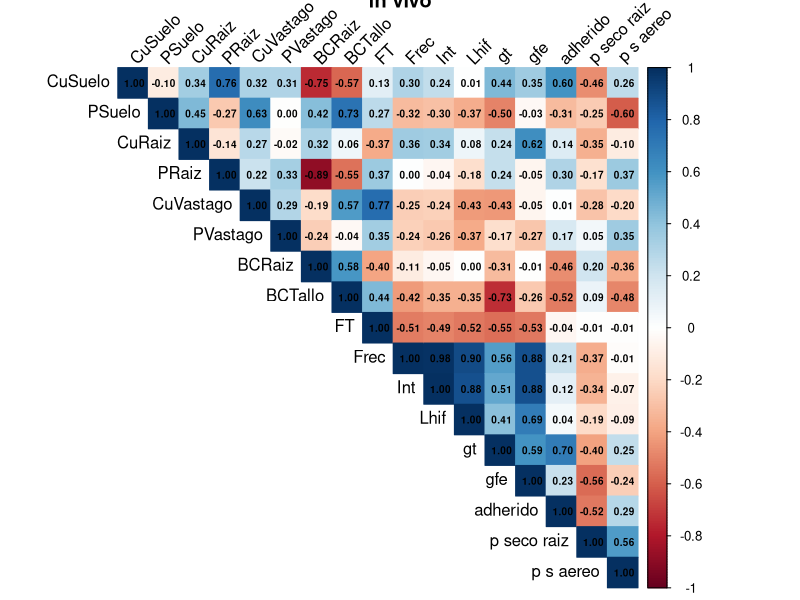
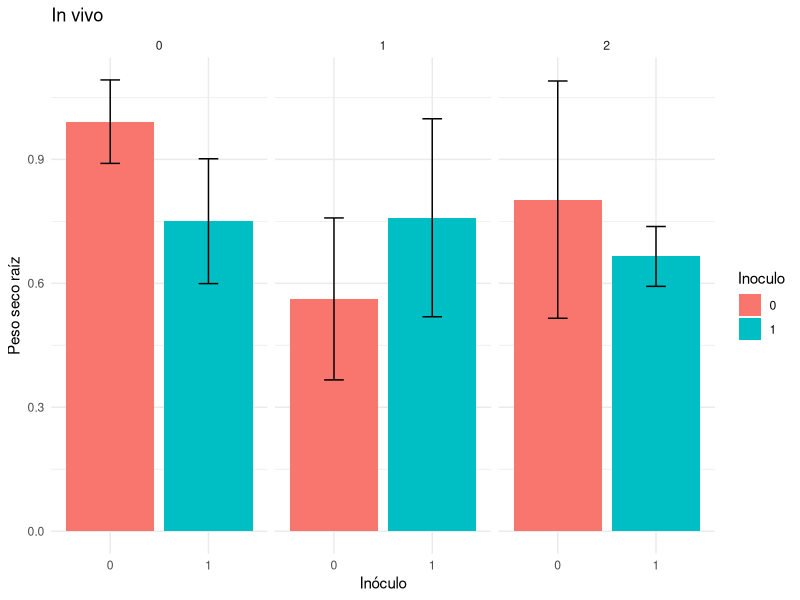
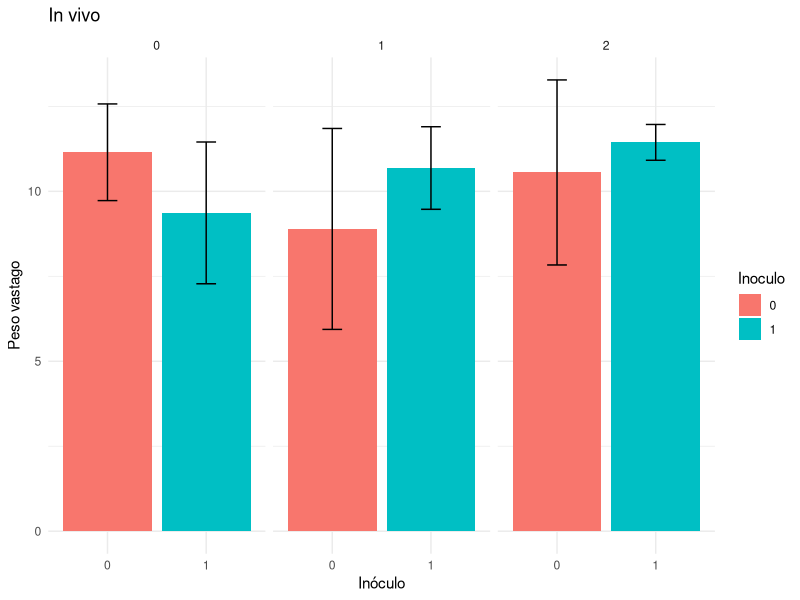
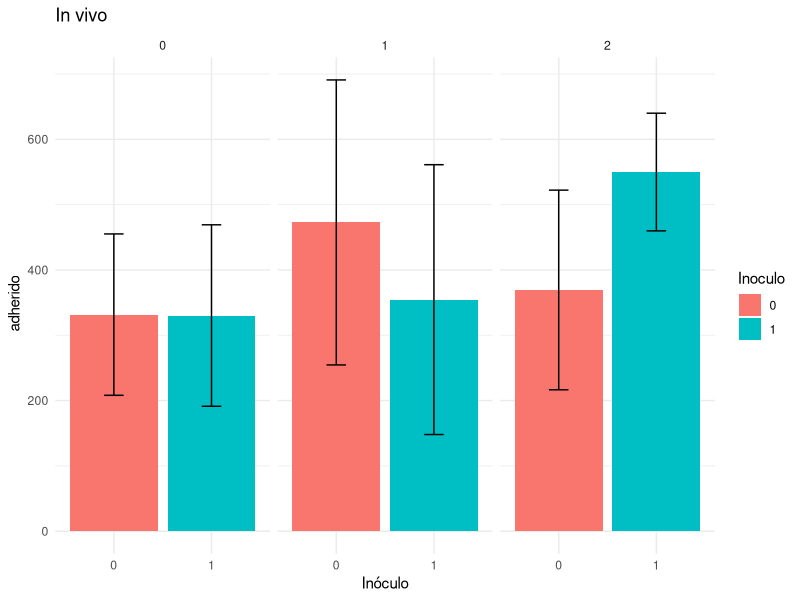
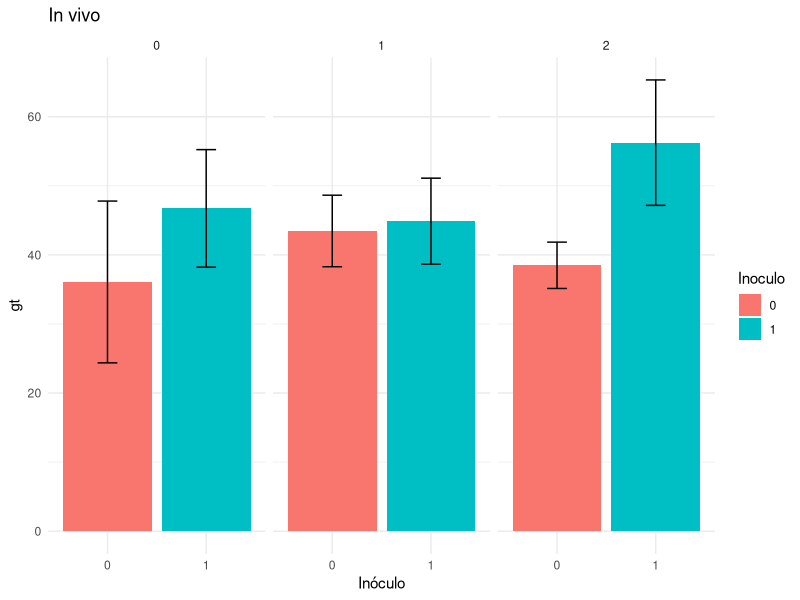
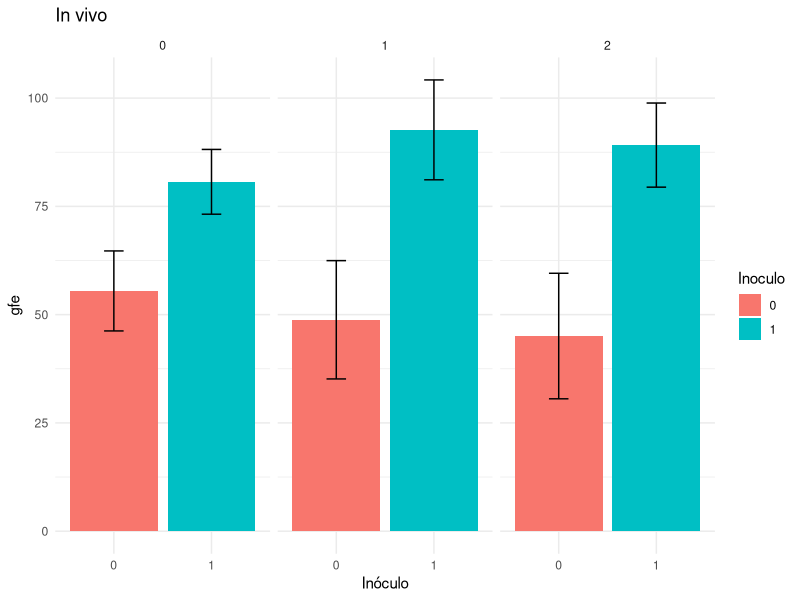
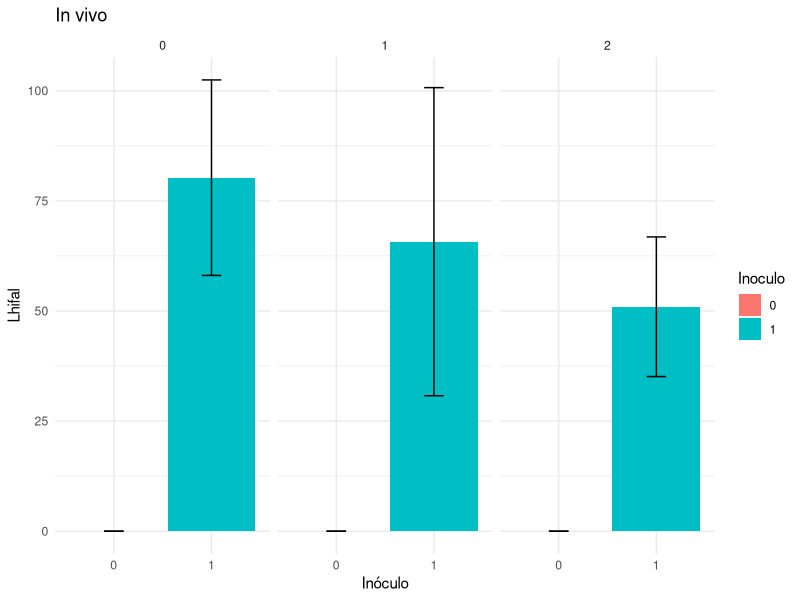
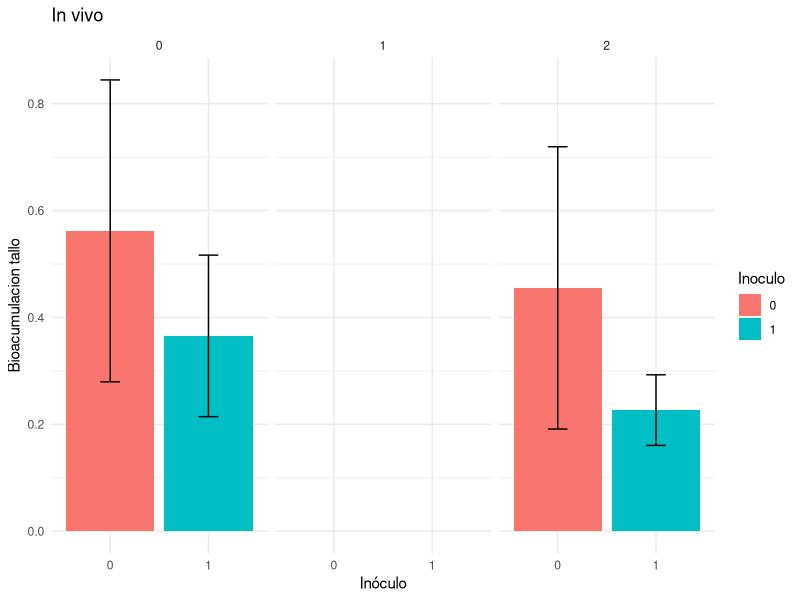

Write R code to recreate these figures, in order. (Note: this script raises an error after producing the figures.)
library(readxl)
library(dplyr)
library(corrplot)
library(ggplot2)

setwd("~/cobre/Cobre")
Datos <- read_excel("BD Cobre.xlsx",col_names = TRUE)
summary (Datos)

#Paso variables a numeric
Datos <- Datos %>%
  mutate(across(-c(id, Medio, Inoculo), as.numeric))

Dvivo <- Datos%>% filter(Medio == "in vivo")
VRVivo <- Dvivo[, c("CuSuelo","PSuelo", "CuRaiz", "PRaiz", "CuVastago", "PVastago", "BCRaiz" , "BCTallo", "FT",  
                    "Frec", "Int", "Lhif", "gt", "gfe","adherido", "p seco raiz", "p s aereo" )]
summary(Dvivo)

#matriz de correlacion
cor_VRVivo <- cor(VRVivo, use = "complete.obs", method = "pearson")


corrplot(cor_VRVivo, 
         method = "color", 
         type = "upper",
         addCoef.col = "black",  # muestra valores
         number.cex = 0.6,
         tl.col = "black", 
         tl.srt = 45,
         title= "In vivo")

#### un grafico para cada nivel de cobre vs con y sin inoculo ps aereo y ps raiz###
##### IN VIVO  ######
Dvivo$Inoculo <- as.factor(Dvivo$Inoculo)
Dvivo$Cu <- as.factor(Dvivo$Cu)
library(ggplot2)

ggplot(Dvivo, aes(x = Inoculo, y = `p seco raiz`, fill = Inoculo)) +
  stat_summary(fun = mean, geom = "bar", position = "dodge") +
  stat_summary(fun.data = mean_sdl, fun.args = list(mult = 1),
               geom = "errorbar", width = 0.2) +
  facet_wrap(~ Cu) +
  labs(x = "Inóculo", y = "Peso seco raíz", title= "In vivo") +
  theme_minimal()

ggplot(Dvivo, aes(x = Inoculo, y = `p s aereo`, fill = Inoculo)) +
  stat_summary(fun = mean, geom = "bar", position = "dodge") +
  stat_summary(fun.data = mean_sdl, fun.args = list(mult = 1),
               geom = "errorbar", width = 0.2) +
  facet_wrap(~ Cu) +
  labs(x = "Inóculo", y = "Peso vastago", title= "In vivo") +
  theme_minimal()

ggplot(Dvivo, aes(x = Inoculo, y = `adherido`, fill = Inoculo)) +
  stat_summary(fun = mean, geom = "bar", position = "dodge") +
  stat_summary(fun.data = mean_sdl, fun.args = list(mult = 1),
               geom = "errorbar", width = 0.2) +
  facet_wrap(~ Cu) +
  labs(x = "Inóculo", y = " adherido", title= "In vivo") +
  theme_minimal()


ggplot(Dvivo, aes(x = Inoculo, y = `gt`, fill = Inoculo)) +
  stat_summary(fun = mean, geom = "bar", position = "dodge") +
  stat_summary(fun.data = mean_sdl, fun.args = list(mult = 1),
               geom = "errorbar", width = 0.2) +
  facet_wrap(~ Cu) +
  labs(x = "Inóculo", y = "gt", title= "In vivo") +
  theme_minimal()

# de cobre 1 a cobre 2 hay un salto pasa de ser fertilizante a ser contaminante buscar bibliografia

ggplot(Dvivo, aes(x = Inoculo, y = `gfe`, fill = Inoculo)) +
  stat_summary(fun = mean, geom = "bar", position = "dodge") +
  stat_summary(fun.data = mean_sdl, fun.args = list(mult = 1),
               geom = "errorbar", width = 0.2) +
  facet_wrap(~ Cu) +
  labs(x = "Inóculo", y = "gfe", title= "In vivo") +
  theme_minimal()
#GFE me da mas alto que GT chequear metodo de extraccion
# la dif en gt y gfe es indicio que el suelo con 2 Cu es acumulacion de glomalina historica porque tiene caracteres contaminantes. La formacion de glomalina en el ensayo es igual en 1Cu y 2Cu?? AyV no estan tan seguras jaja

ggplot(Dvivo, aes(x = Inoculo, y = `Lhif`, fill = Inoculo)) +
  stat_summary(fun = mean, geom = "bar", position = "dodge") +
  stat_summary(fun.data = mean_sdl, fun.args = list(mult = 1),
               geom = "errorbar", width = 0.2) +
  facet_wrap(~ Cu) +
  labs(x = "Inóculo", y = "Lhifal", title= "In vivo") +
  theme_minimal()
#Aumenta la glomalina y baja el largo hifal a meida que aumenta el cu

ggplot(Dvivo, aes(x = Inoculo, y = `BCTallo`, fill = Inoculo)) +
  stat_summary(fun = mean, geom = "bar", position = "dodge") +
  stat_summary(fun.data = mean_sdl, fun.args = list(mult = 1),
               geom = "errorbar", width = 0.2) +
  facet_wrap(~ Cu) +
  labs(x = "Inóculo", y = "Bioacumulacion tallo", title= "In vivo") +
  theme_minimal()

ggplot(Dvivo, aes(x = Inoculo, y = `BCRaiz`, fill = Inoculo)) +
  stat_summary(fun = mean, geom = "bar", position = "dodge") +
  stat_summary(fun.data = mean_sdl, fun.args = list(mult = 1),
               geom = "errorbar", width = 0.2) +
  facet_wrap(~ Cu) +
  labs(x = "Inóculo", y = "Bioacumulacion raiz", title= "In vivo") +
  theme_minimal()
#inmoviliza no bioacumula

ggplot(Dvivo, aes(x = Inoculo, y = `FT`, fill = Inoculo)) +
  stat_summary(fun = mean, geom = "bar", position = "dodge") +
  stat_summary(fun.data = mean_sdl, fun.args = list(mult = 1),
               geom = "errorbar", width = 0.2) +
  facet_wrap(~ Cu) +
  labs(x = "Inóculo", y = "Ft", title= "In vivo") +
  theme_minimal()
# fija en suelo Trasloca menos porque con el inoculo no capta. la glomalina fija

ggplot(Dvivo, aes(x = Inoculo, y = `Frec`, fill = Inoculo)) +
  stat_summary(fun = mean, geom = "bar", position = "dodge") +
  stat_summary(fun.data = mean_sdl, fun.args = list(mult = 1),
               geom = "errorbar", width = 0.2) +
  facet_wrap(~ Cu) +
  labs(x = "Inóculo", y = "Frecuencia", title= "In vivo") +
  theme_minimal()

ggplot(Dvivo, aes(x = Inoculo, y = `Int`, fill = Inoculo)) +
  stat_summary(fun = mean, geom = "bar", position = "dodge") +
  stat_summary(fun.data = mean_sdl, fun.args = list(mult = 1),
               geom = "errorbar", width = 0.2) +
  facet_wrap(~ Cu) +
  labs(x = "Inóculo", y = "intensidad", title= "In vivo") +
  theme_minimal()

ggplot(Dvivo, aes(x = Inoculo, y = `EE`, fill = Inoculo)) +
  stat_summary(fun = mean, geom = "bar", position = "dodge") +
  stat_summary(fun.data = mean_sdl, fun.args = list(mult = 1),
               geom = "errorbar", width = 0.2) +
  facet_wrap(~ Cu) +
  labs(x = "Inóculo", y = "indice de eficiencia de Extraccion", title= "In vivo") +
  theme_minimal()

ggplot(Dvivo, aes(x = Inoculo, y = `PStotal`, fill = Inoculo)) +
  stat_summary(fun = mean, geom = "bar", position = "dodge") +
  stat_summary(fun.data = mean_sdl, fun.args = list(mult = 1),
               geom = "errorbar", width = 0.2) +
  facet_wrap(~ Cu) +
  labs(x = "Inóculo", y = "peso seco total", title= "In vivo") +
  theme_minimal()


##### IN VITRO  ######
#coorplot in vitro
DVitro <- Datos%>% filter(Medio == "in vitro")
VRVitro <- DVitro[, c( "Frec", "Int", "Arb","Vesic" ,"EsporasS", "EsporasMM", "EsporasIntraRad", "MicelioMM", "MicelioS",
                       "PSuelo", "CuSuelo", "Fe","gt", "gfe")]
summary(DVitro)
summary(VRVitro)
#matriz de correlacion
cor_VRVitro <- cor(VRVitro, use = "complete.obs", method = "pearson")

corrplot(cor_VRVitro, 
         method = "color", 
         type = "upper",
         addCoef.col = "black",  # muestra valores
         number.cex = 0.6,
         tl.col = "black", 
         tl.srt = 45,
         title= "In vitro")

#Graficos de barras
DVitro%>%
  mutate (Inoculo = as.character(Inoculo))

ggplot(DVitro, aes(x = Inoculo, y = `Frec`, fill = Inoculo)) +
  stat_summary(fun = mean, geom = "bar", position = "dodge") +
  stat_summary(fun.data = mean_sdl, fun.args = list(mult = 1),
               geom = "errorbar", width = 0.2) +
  facet_wrap(~ Cu) +
  labs(x = "Inóculo", y = "frecuencia", title= "In Vitro") +
  theme_minimal()

ggplot(DVitro, aes(x = Inoculo, y = `Int`, fill = Inoculo)) +
  stat_summary(fun = mean, geom = "bar", position = "dodge") +
  stat_summary(fun.data = mean_sdl, fun.args = list(mult = 1),
               geom = "errorbar", width = 0.2) +
  facet_wrap(~ Cu) +
  labs(x = "Inóculo", y = "intensidad", title= "In Vitro") +
  theme_minimal()

ggplot(DVitro, aes(x = Inoculo, y = `Esporas`, fill = Inoculo)) +
  stat_summary(fun = mean, geom = "bar", position = "dodge") +
  stat_summary(fun.data = mean_sdl, fun.args = list(mult = 1),
               geom = "errorbar", width = 0.2) +
  facet_wrap(~ Cu) +
  labs(x = "Inóculo", y = "Esporas", title= "In Vitro") +
  theme_minimal()

ggplot(DVitro, aes(x = Inoculo, y = `gt`, fill = Inoculo)) +
  stat_summary(fun = mean, geom = "bar", position = "dodge") +
  stat_summary(fun.data = mean_sdl, fun.args = list(mult = 1),
               geom = "errorbar", width = 0.2) +
  facet_wrap(~ Cu) +
  labs(x = "Inóculo", y = "glomalina total", title= "In Vitro") +
  theme_minimal()

ggplot(DVitro, aes(x = Inoculo, y = `gfe`, fill = Inoculo)) +
  stat_summary(fun = mean, geom = "bar", position = "dodge") +
  stat_summary(fun.data = mean_sdl, fun.args = list(mult = 1),
               geom = "errorbar", width = 0.2) +
  facet_wrap(~ Cu) +
  labs(x = "Inóculo", y = "glomalina facil extraccion", title= "In Vitro") +
  theme_minimal()

ggplot(DVitro, aes(x = Inoculo, y = `PSuelo`, fill = Inoculo)) +
  stat_summary(fun = mean, geom = "bar", position = "dodge") +
  stat_summary(fun.data = mean_sdl, fun.args = list(mult = 1),
               geom = "errorbar", width = 0.2) +
  facet_wrap(~ Cu) +
  labs(x = "Inóculo", y = "PSuelo", title= "In Vitro") +
  theme_minimal()
